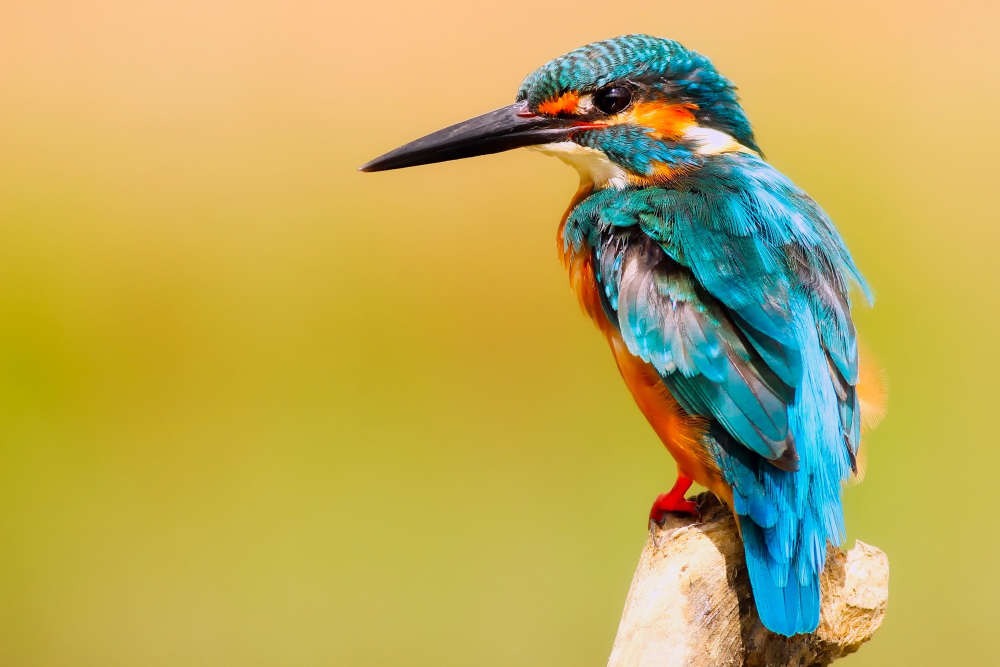
#> input picture Gamal_work/images/colorful.jpg, 2000 x 1333 px (shown at 1/2 size)
$ python lowhigh.py
#> lines starting #> are read from the running program, lines starting #| are printed output that depends on the picture
# transform image into frequency domain using Fourier
# multiply with a filter H(u,v)
# H(u,v) will equal 1 if D(u,v) smaller than or equalD0
# H(u,v) will equal 0 if D(u,v) greater than D0
# D is the radius from the center
# D0 is the cut off freq and it should be positive
# D = [(u - M / 2) ** 2 + (v - N / 2) ** 2] ** (1/2)
# take the inverse Fourier's Transform
# if you combined the low freq from an image and the high freq from another image then you will get hybrid image
"""
Low pass filter removes the high frequency components that means it keeps low frequency components.
It is used for smoothing the image.
It is used to smoothen the image by attenuating high frequency components and preserving low frequency components.

High pass filter removes the low frequency components that means it keeps high frequency components.
It is used for sharpening the image.
It is used to sharpen the image by attenuating low frequency components and preserving high frequency components.

A hybrid image is an image that is perceived in one of two different ways, depending on viewing distance, based on the way humans process visual input.
"""

from numpy.fft import fft2, fftshift, ifftshift, ifft2
import numpy as np
import matplotlib.pyplot as plt
import cv2 as cv

# -----------------reading the image-----------
image1_path = "../images/colorful.jpg"
image1 = cv.imread(image1_path, 0)
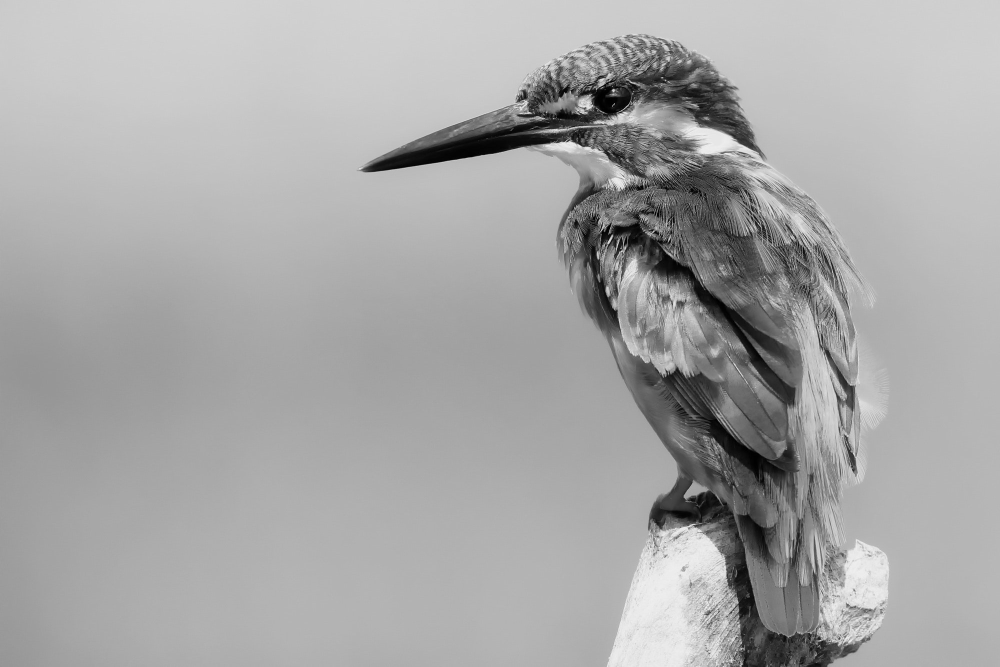
#> image1: shape (1333, 2000) (shown at 1/2 size); min 0, max 252, mean 167.3
image2_path = "../images/bird.jpg"
image2 = cv.imread(image2_path, 0)
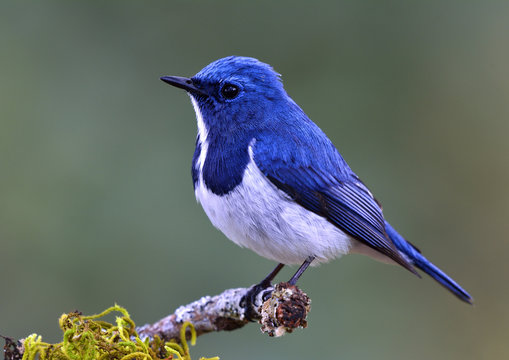
#> input picture Gamal_work/images/bird.jpg, 509 x 360 px
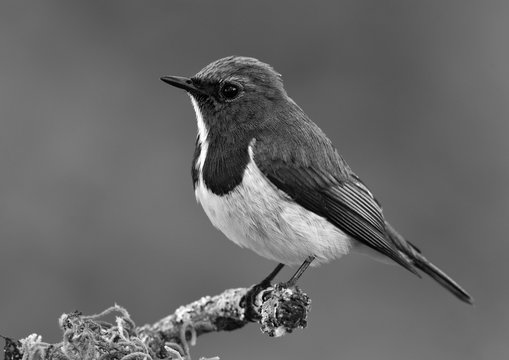
#> image2: shape (360, 509); min 0, max 255, mean 103.4

# -----------------function to resize an image
def resize(image):
    resized = cv.resize(image, (400, 400))
    return resized


# -----------------function to calculate the filter

def filter(image, cut_off_freq = 50):
    img = resize(image)
    M, N = img.shape
    H = np.zeros((M, N), dtype = np.float32)
    D0 = cut_off_freq
    for u in range(M):
        for v in range(N):
            D = ((u - M / 2) ** 2 + (v - N / 2) ** 2) ** (1 / 2)
            if D <= D0:
                H[u,v] = 1
            else:
                H[u,v] = 0

    lowpass_filter = H
    highpass_filter = 1 - H

    image_FT = fft2(img)
    image_FT_shift = fftshift(image_FT)
    G_shift_low = image_FT_shift * lowpass_filter
    G_shift_high = image_FT_shift * highpass_filter
    g_low = ifft2(ifftshift(G_shift_low))
    g_high = ifft2(ifftshift(G_shift_high))

    return g_low, g_high

# ------------------------------hybrid function
option = ""     # user input option
def hybrid(r_filter_1, r_filter_2, options):                # returned from filter 1 and returned from filter 2
    if options == "lowpass + highpass":
        return r_filter_1[0] + r_filter_2[1]
    else:
        return r_filter_1[1] + r_filter_2[0]


# ------------------------------testing it in jupter low high---
